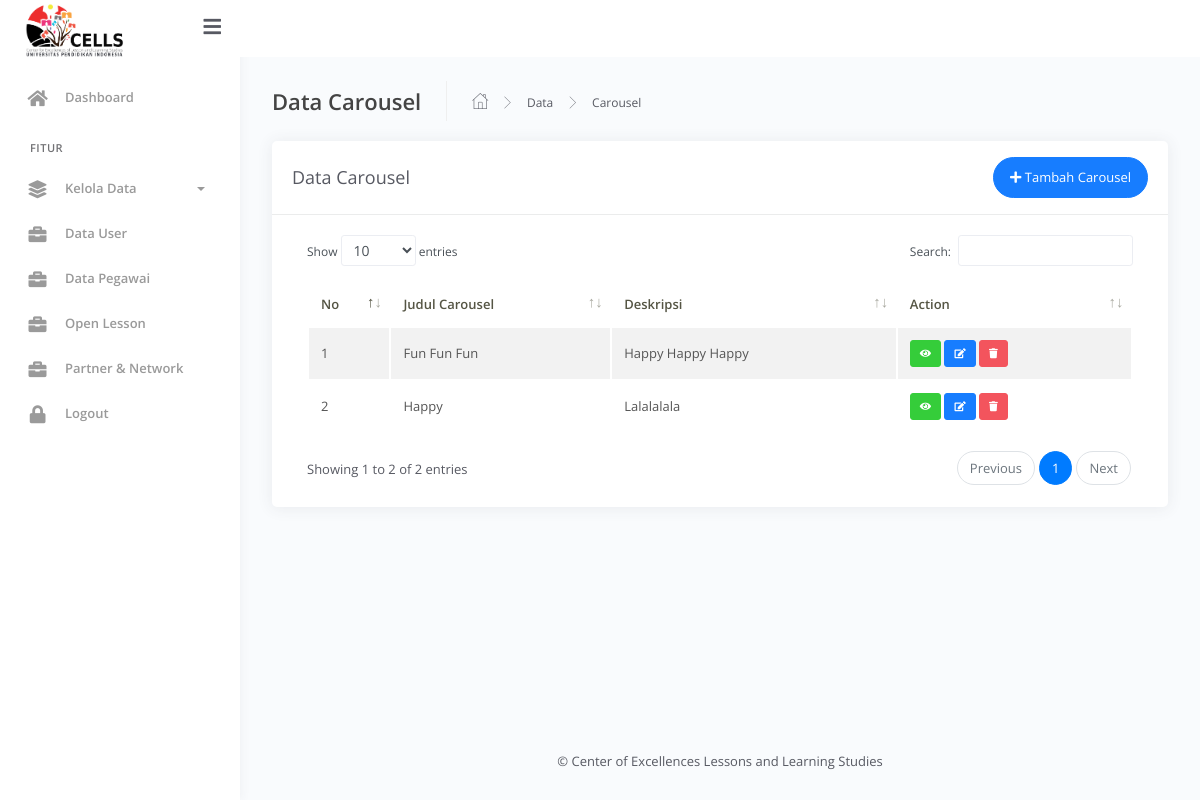
The page /CELLS_Admin/admin/?view=datacarousel (signed in) on the database its author committed.
### tables this page shows
CREATE TABLE `slides` (
  `id` int(11) NOT NULL,
  `title` varchar(255) NOT NULL,
  `description` text NOT NULL,
  `image` varchar(255) NOT NULL,
  `created_at` timestamp NOT NULL DEFAULT current_timestamp()
);

### CELLS_Admin/admin/master/carousel/datacarousel.php (the view, shortened to what this page needs)
<div class="main-panel">
			<div class="content">
				<div class="page-inner">
					<div class="page-header">
						<h4 class="page-title">Data Carousel</h4>
						<ul class="breadcrumbs">
							<li class="nav-home">
								<a href="#">
									<i class="flaticon-home"></i>
								</a>
							</li>
							<li class="separator">
								<i class="flaticon-right-arrow"></i>
							</li>
							<li class="nav-item">
								<a href="#">Data</a>
							</li>
							<li class="separator">
								<i class="flaticon-right-arrow"></i>
							</li>
							<li class="nav-item">
								<a href="#">Carousel</a>
							</li>
						</ul>
					</div>
					<div class="row">
						<div class="col-md-12">
							<div class="card">
								<div class="card-header">
									<div class="d-flex align-items-center">
										<h4 class="card-title">Data Carousel</h4>
										<button class="btn btn-primary btn-round ml-auto" data-toggle="modal" data-target="#modalAddBarang">
											<i class="fa fa-plus"></i>
											Tambah Carousel
										</button>
									</div>
								</div>
								<div class="card-body">
									<div class="table-responsive">
										<table id="add-row" class="display table table-striped table-hover" >
											<thead>
												<tr>
													<th>No</th>
													<th>Judul Carousel</th>
													<th>Deskripsi</th>
													<th>Action</th>
												</tr>
											</thead>
											<tbody>
												<?php
													$no = 1;
													$query = mysqli_query($conn,'SELECT * from slides');
													while ($carousel = mysqli_fetch_array($query)) {
												?>
												<tr>
													<td><?php echo $no++ ?></td>
													<td><?php echo $carousel['title'] ?></td>
													<td><?php echo $carousel['description'] ?></td>
													<td>
														<a href="#modalDetailBarang<?php echo $carousel['id'] ?>"  data-toggle="modal" title="Detail" class="btn btn-xs btn-success"><i class="fa fa-eye"></i></a>
														<a href="#modalEditBarang<?php echo $carousel['id'] ?>"  data-toggle="modal" title="Edit" class="btn btn-xs btn-primary"><i class="fa fa-edit"></i></a>
														<a href="#modalHapusBarang<?php echo $carousel['id'] ?>"  data-toggle="modal" title="Hapus" class="btn btn-xs btn-danger"><i class="fa fa-trash"></i></a>
													</td>
												</tr>
											<?php } ?>
											</tbody>
										</table>
									</div>
								</div>
							</div>
						</div>
					</div>
				</div>
			</div>
			<p class="text-footer text-center p-3">&copy; Center of Excellences Lessons and Learning Studies</p>
		</div>

### rows shown on the page
slides: title "Fun Fun Fun", description "Happy Happy Happy"
slides: title "Happy", description "Lalalalala"
